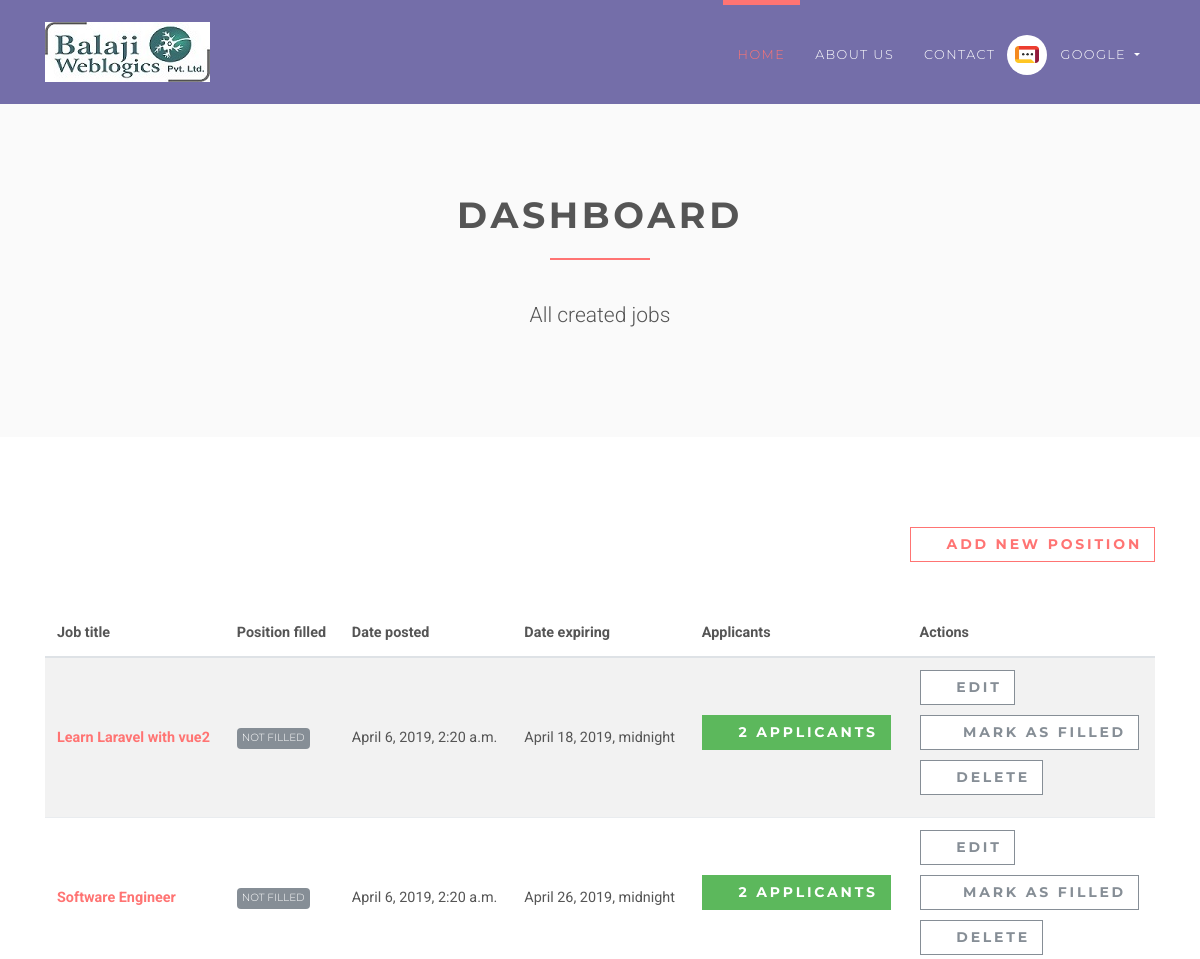
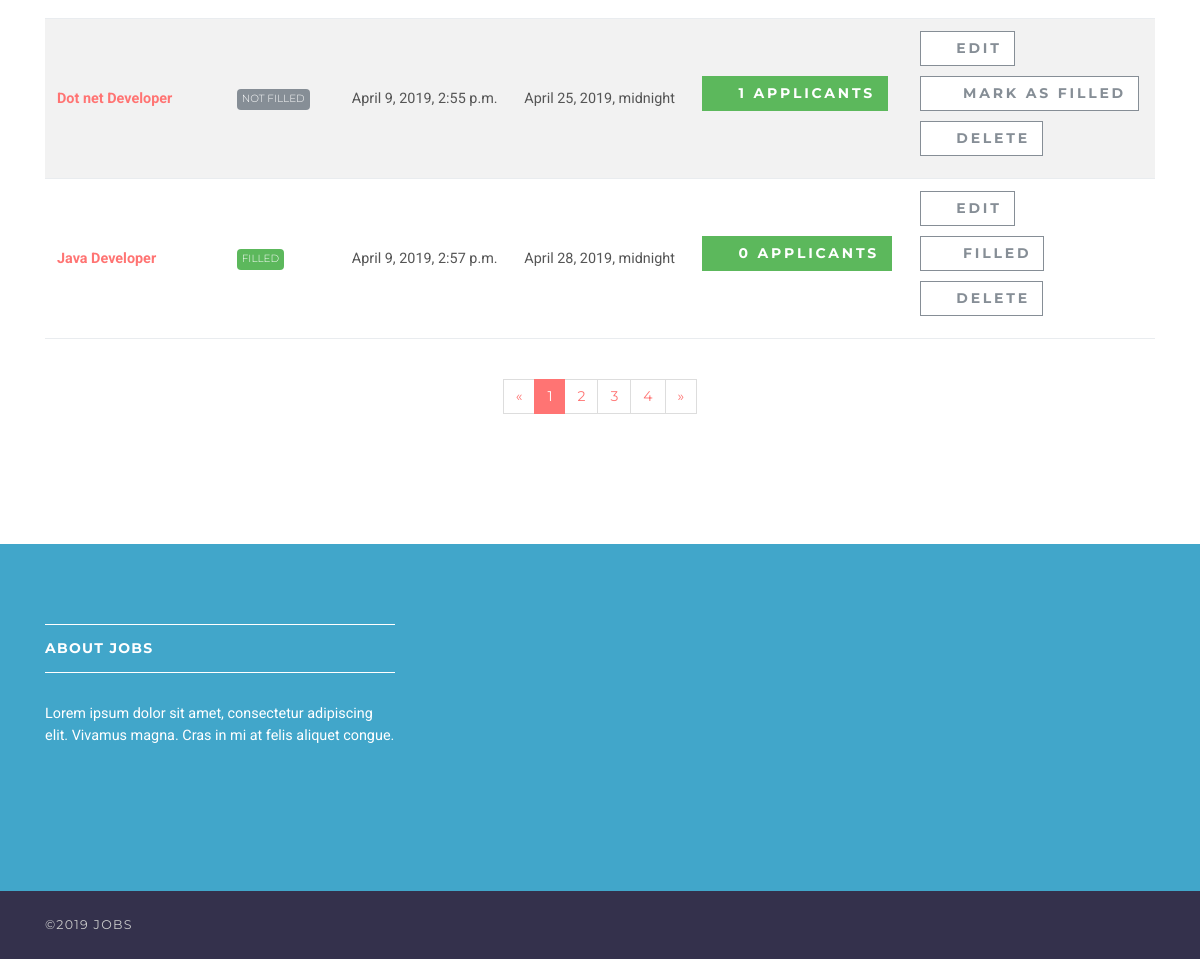
/employer/dashboard (signed in), run on the app's committed database (2 pictures, top to bottom).
### accounts/models.py (models this page shows, shortened)
class User(AbstractUser):
    username = None
    role = models.CharField(max_length=12, error_messages={
        'required': "Role must be provided"
    })
    gender = models.CharField(max_length=10, blank=True, null=True, default="")
    email = models.EmailField(unique=True, blank=False,
                              error_messages={
                                  'unique': "A user with that email already exists.",
                              })
    USERNAME_FIELD = "email"
    REQUIRED_FIELDS = []
    objects = UserManager()

### jobsapp/models.py (models this page shows, shortened)
class Job(models.Model):
    user = models.ForeignKey(User, on_delete=models.CASCADE)
    title = models.CharField(max_length=300)
    description = models.TextField()
    location = models.CharField(max_length=150)
    type = models.CharField(choices=JOB_TYPE, max_length=10)
    category = models.CharField(max_length=100)
    last_date = models.DateTimeField()
    company_name = models.CharField(max_length=100)
    company_description = models.CharField(max_length=300)
    website = models.CharField(max_length=100, default="")
    created_at = models.DateTimeField(default=timezone.now)
    filled = models.BooleanField(default=False)

### jobsapp/views/employer.py (the view)
# urls.py: path('', DashboardView.as_view(), name='employer-dashboard'),
class DashboardView(ListView):
    model = Job
    template_name = 'jobs/employer/dashboard.html'
    context_object_name = 'jobs'
    @method_decorator(login_required(login_url=reverse_lazy('accounts:login')))
    @method_decorator(user_is_employer)
    def dispatch(self, request, *args, **kwargs):
        return super().dispatch(self.request, *args, **kwargs)
    def get_queryset(self):
        return self.model.objects.filter(user_id=self.request.user.id)

### templates/jobs/employer/dashboard.html (shortened to what this page needs)
{% extends 'base.html' %}
{% load static %}
{% block content %}
    <section class="bg-light-gray">
        <div class="container">
            <div class="row">
                <div class="col-lg-8 mx-auto">
                    <h1 class="heading">dashboard</h1>
                    <p class="lead text-center">All created jobs</p>
                </div>
            </div>
        </div>
    </section>
    <section>
        <div class="container">
            <div class="row">
                <div class="col-lg-12 text-right mb-5"><a href="{% url 'jobs:employer-jobs-create' %}"
                                                          class="btn btn-outline-white-primary">
                    <i class="fa fa-plus"></i>Add new position</a></div>
                <div class="col-lg-12">
                    <div class="table-responsive">
                        <table class="table table-striped table-hover table-client-dashboard">
                            <thead>
                            <tr>
                                <th>Job title</th>
                                <th>Position filled</th>
                                <th>Date posted</th>
                                <th>Date expiring</th>
                                <th>Applicants</th>
                                <th>Actions</th>
                            </tr>
                            </thead>
                            <tbody>
                            {% for job in jobs %}
                                <tr>
                                    <th><a href="{% url 'jobs:jobs-detail' job.id %}">{{ job.title }}</a>
                                    </th>
                                    <td>
                                        {% if job.filled %}
                                            <span class="badge badge-success">Filled</span>
                                        {% else %}
                                            <span class="badge badge-secondary">Not Filled</span>
                                        {% endif %}
                                    </td>
                                    <td>{{ job.created_at }}</td>
                                    <td>{{ job.last_date }}</td>
                                    <td>
                                        <a href="{% url 'jobs:employer-dashboard-applicants' job.id %}"
                                           class="btn btn-success">
                                            <i class="fa fa-users"></i>{{ job.applicants.count }}
                                            <span class="hidden-xs hidden-sm">Applicants</span>
                                        </a>
                                    </td>
                                    <td>
                                        <a href="#" class="btn btn-outline-white-secondary">
                                            <i class="fa fa-edit"></i>Edit
                                        </a>
                                        <br>
                                        {% if job.filled %}
                                            <a href="{% url 'jobs:job-mark-filled' job.id %}"
                                               class="btn btn-outline-white-secondary">
                                                <i class="fa fa-check-circle-o"></i>
                                                <span class="hidden-xs hidden-sm">Filled</span>
                                            </a><br>
                                        {% else %}
                                            <a href="{% url 'jobs:job-mark-filled' job.id %}"
                                               class="btn btn-outline-white-secondary">
                                                <i class="fa fa-check-circle-o"></i>
                                                <span class="hidden-xs hidden-sm">Mark as </span>filled
                                            </a><br>
                                        {% endif %}
                                        <a href="#" class="btn btn-outline-white-secondary">
                                            <i class="fa fa-times-circle-o"></i>Delete
                                        </a>
                                    </td>
                                </tr>
                            {% endfor %}
                            </tbody>
                        </table>
                    </div>
                    <div class="pages">
                        <nav aria-label="Page navigation example" class="d-flex justify-content-center mt-4 mb-4">
                            <ul class="pagination">
                                <li class="page-item"><a href="#" aria-label="Previous" class="page-link"><span
                                        aria-hidden="true">«</span><span class="sr-only">Previous</span></a></li>
                                <li class="page-item active"><a href="#" class="page-link">1</a></li>
                                <li class="page-item"><a href="#" class="page-link">2</a></li>
                                <li class="page-item"><a href="#" class="page-link">3</a></li>
                                <li class="page-item"><a href="#" class="page-link">4</a></li>
                                <li class="page-item"><a href="#" aria-label="Next" class="page-link"><span
                                        aria-hidden="true">»</span><span class="sr-only">Next</span></a></li>
                            </ul>
                        </nav>
                    </div>
                </div>
            </div>
        </div>
    </section>
{% endblock %}

### templates/base.html (shortened to what this page needs)
{% load static %}
<!DOCTYPE html>
<html>
<head>
    <link rel="stylesheet"
          href="{% static 'vendor/bootstrap/css/bootstrap.min.css' %}">
    <link rel="stylesheet"
          href="{% static 'vendor/font-awesome/css/font-awesome.min.css' %}">
    <link rel="stylesheet"
          href="{% static 'vendor/owl.carousel/assets/owl.carousel.css' %}">
    <link rel="stylesheet"
          href="{% static 'vendor/owl.carousel/assets/owl.theme.default.css' %}">
    <link rel="stylesheet" href="{% static 'css/style.default.css' %}"
          id="theme-stylesheet">
    <link rel="stylesheet" href="{% static 'css/custom.css' %}">
</head>
<body>
<header class="header">
    <nav class="navbar navbar-expand-lg">
        <div class="container">
            <a href="/" class="navbar-brand">
                <img src="{% static 'img/logo.jpg' %}" alt="logo" class="d-none d-lg-block">
            </a>
            <div id="navbarSupportedContent" class="collapse navbar-collapse">
                <ul class="navbar-nav ml-auto">
                    <li class="nav-item active">
                        <a href="/" class="nav-link">Home <span class="sr-only">(current)</span></a>
                    </li>
                    <li class="nav-item">
                        <a href="#" class="nav-link">About Us</a>
                    </li>
                    <li class="nav-item">
                        <a href="#" class="nav-link">Contact</a>
                    </li>
                    {% if request.user.is_authenticated and request.user.role == 'employer' %}
                        <li class="nav-item dropdown">
                            <a id="clientZone" href="#" data-toggle="dropdown"
                               aria-haspopup="true" aria-expanded="false"
                               class="nav-link dropdown-toggle has-img mb-3 mb-lg-0 mt-3 mt-lg-0">
                                <div class="client-menu-image">
                                    <div class="inner">
                                        <img src="{% static 'img/company-1.png' %}"
                                             alt="company image"
                                             class="img-fluid">
                                    </div>
                                </div>
                                {% if request.user.role == 'employee' %}
                                    {{ request.user.first_name }} {{ request.user.last_name }}
                                {% else %}
                                    {{ request.user.first_name }}
                                {% endif %}
                            </a>
                        </li>
                    {% endif %}
                </ul>
            </div>
        </div>
    </nav>
</header>
<div>
    {% block content %} {% endblock %}
</div>
<footer class="footer">
    <div class="footer__block">
        <div class="container">
            <div class="row">
                <div class="col-lg-4 col-md-12 mb-5">
                    <h4 class="h5">About Jobs</h4>
                    <p> Lorem ipsum dolor sit amet, consectetur adipiscing elit. Vivamus magna. Cras in mi at felis
                        aliquet congue. </p>
                </div>
            </div>
        </div>
    </div>
    <div class="footer__copyright">
        <div class="container">
            <div class="row">
                <div class="col-md-6 text-md-left text-center">
                    <p>&copy;2019 Jobs</p>
                </div>
            </div>
        </div>
    </div>
</footer>
</body>
</html>

### data on the page
User: user.first_name "GOOGLE"
Job: title "Learn Laravel with vue2", filled "NOT FILLED", created_at "April 6, 2019, 2:20 a.m.", last_date "April 18, 2019, midnight", applicants.count "2"
Job: title "Software Engineer", filled "NOT FILLED", created_at "April 6, 2019, 2:20 a.m.", last_date "April 26, 2019, midnight", applicants.count "2"
Job: title "Dot net Developer", filled "NOT FILLED", created_at "April 9, 2019, 2:55 p.m.", last_date "April 25, 2019, midnight", applicants.count "1"
Job: title "Java Developer", filled "FILLED", created_at "April 9, 2019, 2:57 p.m.", last_date "April 28, 2019, midnight", applicants.count "0"
